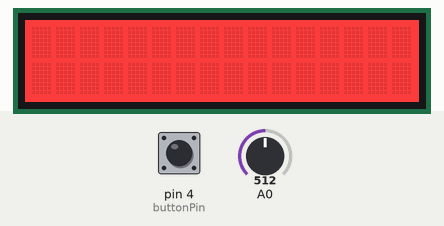
Simulated run of this sketch. Board: Arduino Uno, built with avr-gcc and run on an emulated ATmega328P. On the bench: 16×2 character LCD. Inputs (shaded band) come from the test bench; at power-on: pin 4 (buttonPin) LOW, A0 = 512. Storage starts empty; what the sketch prints to the serial monitor is not drawn.

Above: at 1.3 s.
1.4 s: pin 4 (buttonPin) pulled HIGH for 0.15 s
At 2.2 s:
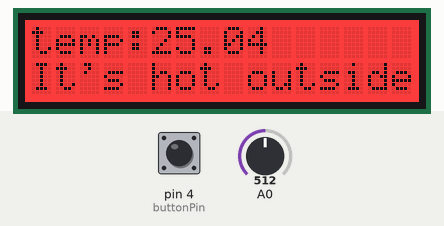
3.9 s: pin 4 (buttonPin) pulled HIGH for 3.2 s
Timing chart, 0 to 6.9 s (numbered marks = the images above; inputs shaded):
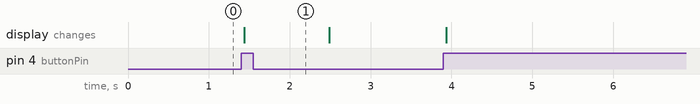

The sketch:

use_case_4_temp_clothes.ino
```cpp
/* Weather Monitoring with Clothing Prediction */

#include <Wire.h>
#include "rgb_lcd.h"
#include <SD.h>;

rgb_lcd lcd;

const int colorR = 255;
const int colorG = 0;
const int colorB = 0;

File myFile;

// constants won't change. They're used here to set pin numbers:
const int buttonPin = 4;     // the number of the pushbutton pin

// variables will change:
int buttonState = 0;         // variable for reading the pushbutton status

void setup() {
  Serial.begin(9600);
  // initialize the pushbutton pin as an input:
  pinMode(buttonPin, INPUT);
  lcd.begin(16, 2);
  lcd.setRGB(colorR, colorG, colorB);

  Serial.print("\nInitializing SD card...");

  if (!SD.begin()) {
    Serial.println("initialization failed!");
    return;
  }

  Serial.println("initialization done.");

  // if the directory does not exist, create it:
  if (!SD.exists("/sensor-data")) {
    Serial.print("Creating directory '/sensor-data'\n");
    SD.mkdir("/sensor-data");

}


 myFile = SD.open("/sensor-data/temp_clothes.txt", FILE_WRITE);

  // if the file opened okay, write to it:
  if (myFile) {
    Serial.print("File '/sensor-data/temp_clothes.txt' ready for writing...");
    myFile.println("The readings are:");
    //close the file:
    myFile.close();
  }
  else {
    // if the file didn't open, print an error:
    Serial.println("error opening file\n");
  }

}

void loop(){

  // read the state of the pushbutton value:
  buttonState = digitalRead(buttonPin);

  // check if the pushbutton is pressed.
  // if it is, the buttonState is HIGH:
  if (buttonState == HIGH) {
    delay(10);

    float temp = analogRead(0);// is pressed, temperature is displayed
    temp = (float)(1023 - temp)*10000/temp;
    temp = 1/(log(temp/10000)/3975+1/298.15)-273.15;
    Serial.println("The temperature in *C is: ");
    Serial.println(temp);

    if(temp<25)
    {lcd.setCursor(0,0);
    lcd.print("temp:");
    lcd.print(temp,2);
    lcd.setCursor(0,1);
    lcd.print("Wear WarmClothes");
    Serial.println("Wear Warm Clothes! ");
    }
    else
    {lcd.setCursor(0,0);
    lcd.print("temp:");
    lcd.print(temp,2);
    lcd.setCursor(0,1);
    lcd.print("It's hot outside");
    Serial.println("It's hot outside");
    }

    myFile = SD.open("/sensor-data/temp_clothes.txt", FILE_WRITE);

    // if the file opened okay, write to it:
    if (myFile) {
    Serial.println("Logging sensor readings to file '/sensor-data/temp_clothes.txt'...");
    Serial.println("");Serial.println("");Serial.println("");Serial.println("");
    myFile.print("Temperature in *C is: ");
    myFile.println(temp);

    if(temp<25)
    {myFile.println("Wear Warm Clothes");
    }
    else
    {myFile.println("It's hot outside");
    }


    myFile.println("");myFile.println("");myFile.println("");
    myFile.close();                                              //close the file:

  } else {
    // if the file didn't open, print an error:
    Serial.println("error opening /temp_clothes.txt\n");
  }


    delay(1000);
    }

  else {
    lcd.clear();
   }
}
```

Measured:
- after the input at 1.4 s, the display: changes at once (image 1)
